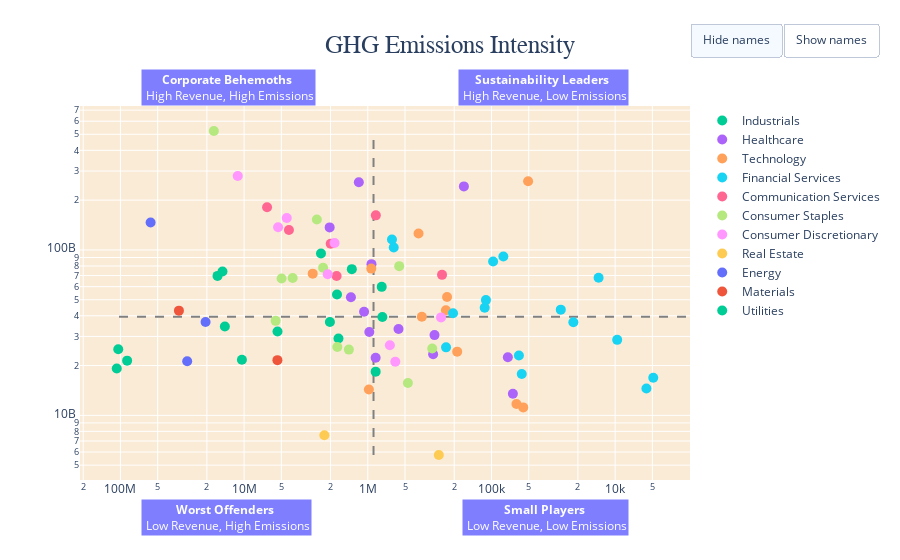

Here is the notebook cell this chart was saved with:
### Code cell
# Add dropdown
fig.update_layout(
    updatemenus=[
        dict(
            type = "buttons",
            direction = "left",
            buttons=list([
                dict(
                    args=["mode", "markers", indexes],
                    label="Hide names",
                    method="restyle"
                ),
                dict(
                    args=["mode", "markers+text", indexes],
                    label="Show names",
                    method="restyle"
                )
            ]),
            pad={"r": 10, "t": 10},
            showactive=True,
            x=1.0,
            xanchor="left",
            y=1.25,
            yanchor="top"
        ),
    ]
)

offline.iplot(fig)

### Figure 1 — Plotly figure (JSON) as saved in the notebook; plotly's stock layout.template omitted (floating-point values rounded to 4 significant figures)
{"data": [{"line": {"color": "gray", "dash": "dash", "width": 2}, "mode": "lines", "name": "Median y", "showlegend": false, "type": "scatter", "x": [898818, 898818], "y": [5755000000, 524000000000]}, {"line": {"color": "gray", "dash": "dash", "width": 2}, "mode": "lines", "name": "Median x", "showlegend": false, "type": "scatter", "x": [-19958, 107082396], "y": [39425000000, 39425000000]}, {"marker": {"size": 10}, "mode": "markers", "name": "Industrials", "text": ["3M", "Boeing", "Caterpillar Inc.", "Emerson Electric", "FedEx", "General Dynamics", "General Electric", "Honeywell Inc.", "Lockheed Martin Corp.", "Raytheon Technologies", "Union Pacific Corp", "United Parcel Service"], "textposition": "top center", "type": "scatter", "x": [5370000, 1346000, 1774000, 863684, 16402161, 762200, 2390000, 2024133, 771435, 1726534, 10415469, 14954000], "y": [32136000000, 76559000000, 53800000000, 18372000000, 69693000000, 39350000000, 95214000000, 36709000000, 59810000000, 29176000000, 21700000000, 74094000000]}, {"marker": {"size": 10}, "mode": "markers", "name": "Healthcare", "text": ["Abbott Laboratories", "AbbVie Inc.", "Amgen Inc.", "Biogen Inc.", "Bristol Myers Squibb", "CVS Health", "Danaher", "Eli Lilly", "Gilead Sciences Inc.", "Johnson & Johnson", "Medtronic", "Merck & Co.", "Pfizer Inc.", "Thermo Fisher Scientific", "United Health Group", "Walgreens Boots Alliance"], "textposition": "top center", "type": "scatter", "x": [972000, 564198, 296314, 67137, null, 1181796, null, 864000, 73735, 933636, 288772, 1071970, 1368843, null, 167127, 2034000], "y": [31904000000, 33266000000, 23400000000, 13500000000, 26145000000, 256776000000, 17910000000, 22320000000, 22449000000, 82060000000, 30557000000, 42290000000, 51750000000, 25540000000, 242200000000, 136900000000]}, {"marker": {"size": 10}, "mode": "markers", "name": "Technology", "text": ["Accenture", "Adobe Inc.", "Apple Inc.", "Cisco Systems", "IBM Corp.", "Intel Corp.", "Microsoft Corp.", "Nvidia", "Oracle", "QUALCOMM Inc.", "Salesforce", "Texas Instruments"], "textposition": "top center", "type": "scatter", "x": [233603, 55342, 50549, 228609, 937256, 2788000, 388787, 62788, 365542, 189350, 0, 980009], "y": [43200000000, 11171000000, 260174000000, 51900000000, 77140000000, 71900000000, 125800000000, 11720000000, 39500000000, 24270000000, 13280000000, 14318000000]}, {"marker": {"size": 10}, "mode": "markers", "name": "Financial Services", "text": ["Allstate Corp", "American Express", "American International Group (AIG)", "Bank of America", "Berkshire Hathaway Inc.", "BlackRock Inc.", "Capital One Financial", "Citigroup Inc.", "Goldman Sachs Group", "JPMorgan Chase & Co.", "MasterCard Inc.", "MetLife Inc.", "Morgan Stanley", "PayPal", "The Bank of New York Mellon", "US Bancorp", "Visa Inc.", "Wells Fargo"], "textposition": "top center", "type": "scatter", "x": [113460, 27516, 110902, 80162, null, 5589, 9630, 616900, 21782, 637797, 4920.0, 13613, 204500, 56900, -19958, 232929, 60008, 96981], "y": [44675000000, 43556000000, 49750000000, 91240000000, 254616000000, 14539000000, 28600000000, 103449000000, 36546000000, 115600000000, 16883000000, 67941000000, 41419000000, 17770000000, 20820000000, 25775000000, 23000000000, 85060000000]}, {"marker": {"size": 10}, "mode": "markers", "name": "Communication Services", "text": ["Alphabet Inc. / Google", "AT&T Inc.", "Charter Communications Inc.", "Comcast", "Facebook, Inc.", "Netflix Inc.", "The Walt Disney Company", "Verizon Communications"], "textposition": "top center", "type": "scatter", "x": [860953, 6520000, null, 1995226, 251000, null, 1786617, 4341366], "y": [161857000000, 181200000000, 45764000000, 108942000000, 70697000000, 20160000000, 69570000000, 131860000000]}, {"marker": {"size": 10}, "mode": "markers", "name": "Consumer Staples", "text": ["Altria Group Inc", "Coca-Cola", "Colgate-Palmolive", "Costco", "Kraft Heinz Co", "Mondelez International", "PepsiCo Inc.", "Philip Morris International", "Procter & Gamble", "Target Corp.", "Walmart"], "textposition": "top center", "type": "scatter", "x": [301416, 5560000, 474000, 2582000.0, 1422322, 1762939, 4977670, 557158, 4050000, 2298450, 17563596], "y": [25364000000, 37266000000, 15693000000, 152703000000, 24970000000, 25870000000, 67160000000, 79820000000, 67680000000, 78100000000, 524000000000]}, {"marker": {"size": 10}, "mode": "markers", "name": "Consumer Discretionary", "text": ["Amazon.com Inc.", "Booking Holdings Inc.", "Ford Motor Company", "General Motors", "Home Depot", "Lowe's Companies, Inc.", "McDonald's Corp.", "Nike Inc.", "Starbucks Corp."], "textposition": "top center", "type": "scatter", "x": [11260000, null, 4520129, 5311575, 1856965, 2108505, 599100.0, 255779, 662900.0], "y": [280000000000, 15066000000, 155900000000, 137237000000, 110200000000, 71300000000, 21076000000, 39100000000, 26510000000]}, {"marker": {"size": 10}, "mode": "markers", "name": "Real Estate", "text": ["American Tower", "Simon Property Group Inc."], "textposition": "top center", "type": "scatter", "x": [2244757, 266600.0], "y": [7580000000, 5755000000]}, {"marker": {"size": 10}, "mode": "markers", "name": "Energy", "text": ["Chevron", "ConocoPhillips", "Exxon Mobil", "Kinder Morgan Inc.", "Occidental Petroleum", "Schlumberger Ltd."], "textposition": "top center", "type": "scatter", "x": [57000000, 20500000, null, null, 28850197, null], "y": [146516000000, 36670000000, 264938000000, 13209000000, 21230000000, 32900000000]}, {"marker": {"size": 10}, "mode": "markers", "name": "Materials", "text": ["Dow Inc.", "DuPont"], "textposition": "top center", "type": "scatter", "x": [33650000, 5380000], "y": [42951000000, 21570000000]}, {"marker": {"size": 10}, "mode": "markers", "name": "Utilities", "text": ["Duke Energy", "Exelon", "Nextera Energy Inc.", "Southern Company"], "textposition": "top center", "type": "scatter", "x": [104122000, 14309000, 107082396, 88249133], "y": [25079000000, 34438000000, 19204000000, 21419000000]}, {"marker": {"size": 10}, "mode": "markers", "name": "nan", "text": [], "textposition": "top center", "type": "scatter", "x": [], "y": []}], "layout": {"annotations": [{"bgcolor": "blue", "font": {"color": "white"}, "opacity": 0.5, "showarrow": false, "text": "<b>Corporate Behemoths</b> <br> High Revenue, High Emissions", "x": 0.1, "xref": "x domain", "y": 1.1, "yref": "paper"}, {"bgcolor": "blue", "font": {"color": "white"}, "opacity": 0.5, "showarrow": false, "text": "<b>Sustainability Leaders</b> <br> High Revenue, Low Emissions", "x": 0.9, "xref": "x domain", "y": 1.1, "yref": "paper"}, {"bgcolor": "blue", "font": {"color": "white"}, "opacity": 0.5, "showarrow": false, "text": "<b>Worst Offenders</b> <br> Low Revenue, High Emissions", "x": 0.1, "xref": "x domain", "y": -0.15, "yref": "paper"}, {"bgcolor": "blue", "font": {"color": "white"}, "opacity": 0.5, "showarrow": false, "text": "<b>Small Players</b> <br> Low Revenue, Low Emissions", "x": 0.9, "xref": "x domain", "y": -0.15, "yref": "paper"}], "plot_bgcolor": "antiquewhite", "title": {"font": {"family": "Arial", "size": 25}, "text": "GHG Emissions Intensity", "x": 0.5}, "updatemenus": [{"buttons": [{"args": ["mode", "markers", [2, 3, 4, 5, 6, 7, 8, 9, 10, 11, 12]], "label": "Hide names", "method": "restyle"}, {"args": ["mode", "markers+text", [2, 3, 4, 5, 6, 7, 8, 9, 10, 11, 12]], "label": "Show names", "method": "restyle"}], "direction": "left", "pad": {"r": 10, "t": 10}, "showactive": true, "type": "buttons", "x": 1, "xanchor": "left", "y": 1.25, "yanchor": "top"}], "xaxis": {"autorange": "reversed", "type": "log"}, "yaxis": {"type": "log"}}}
